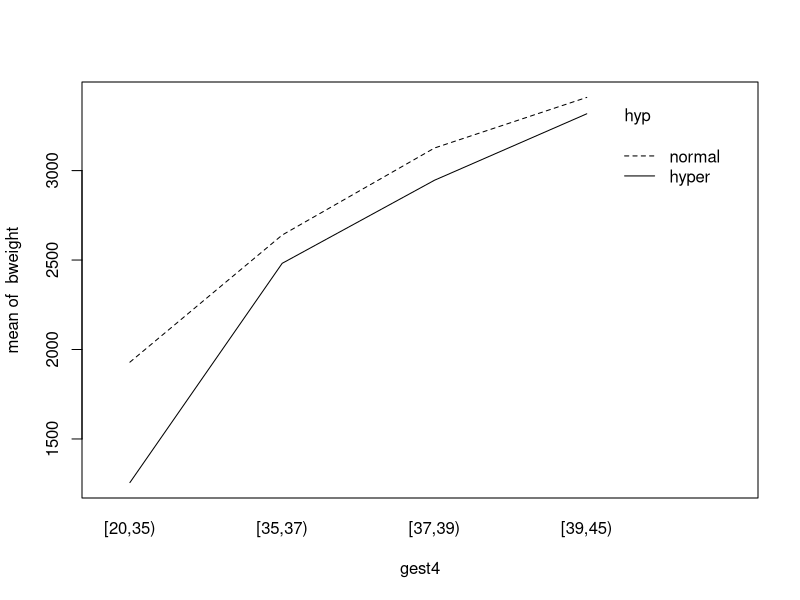
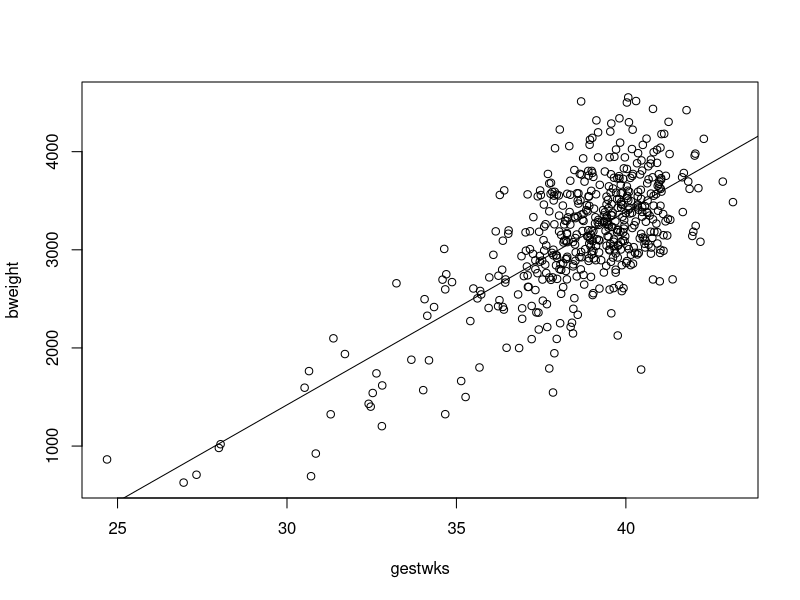
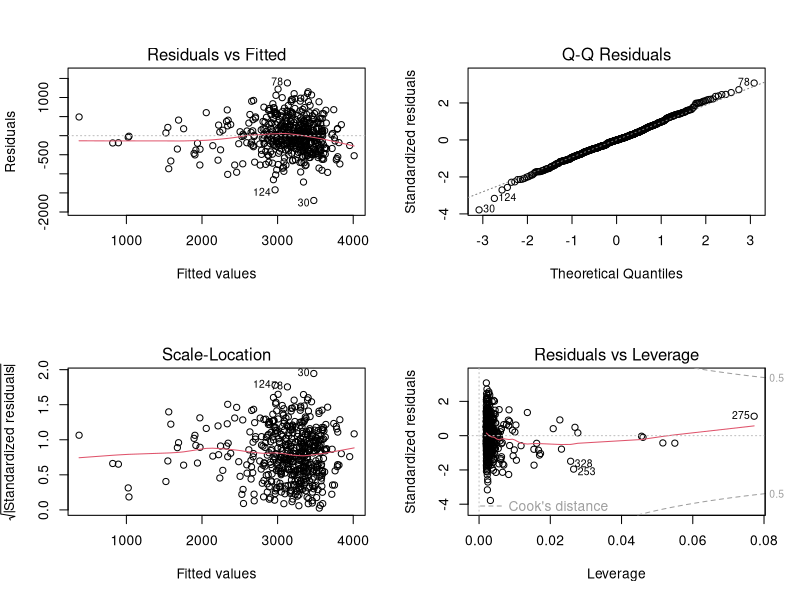
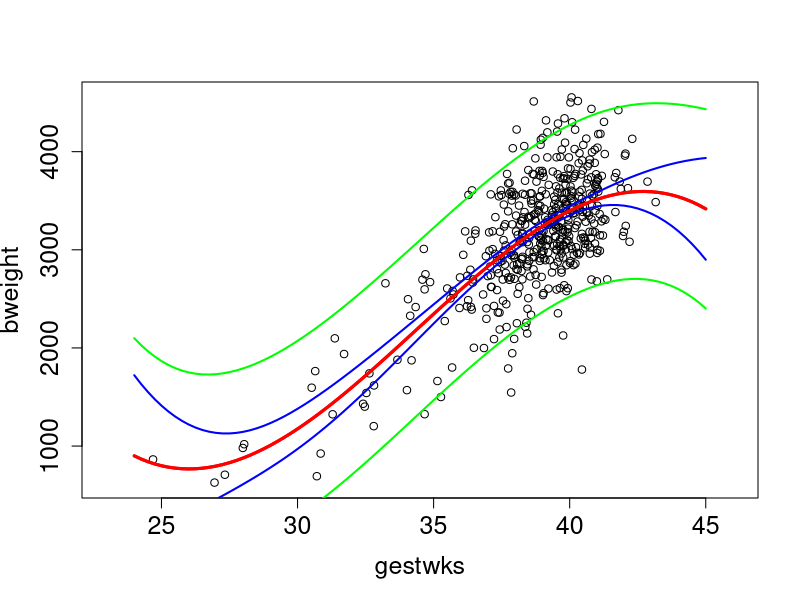
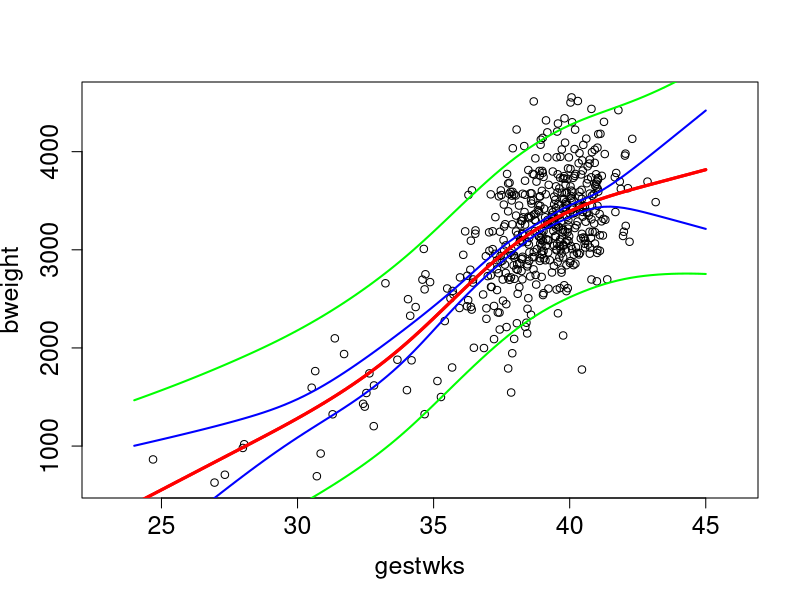
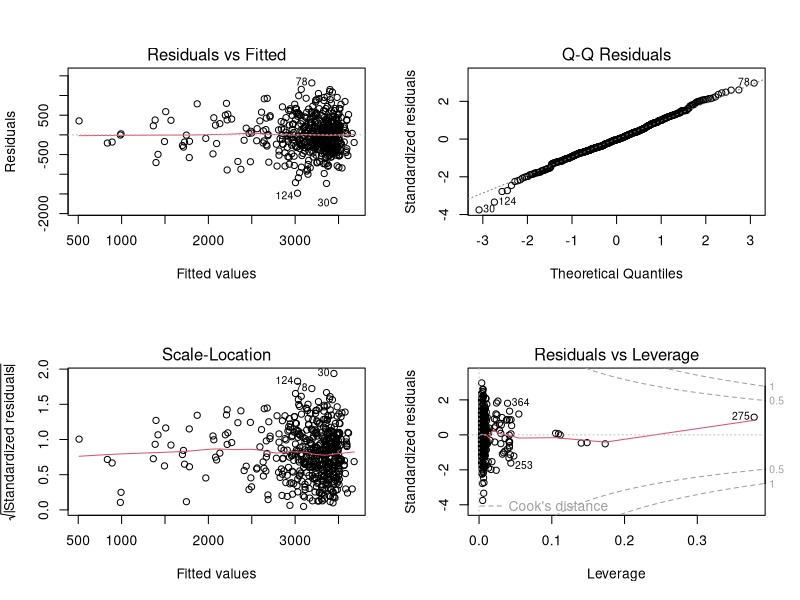
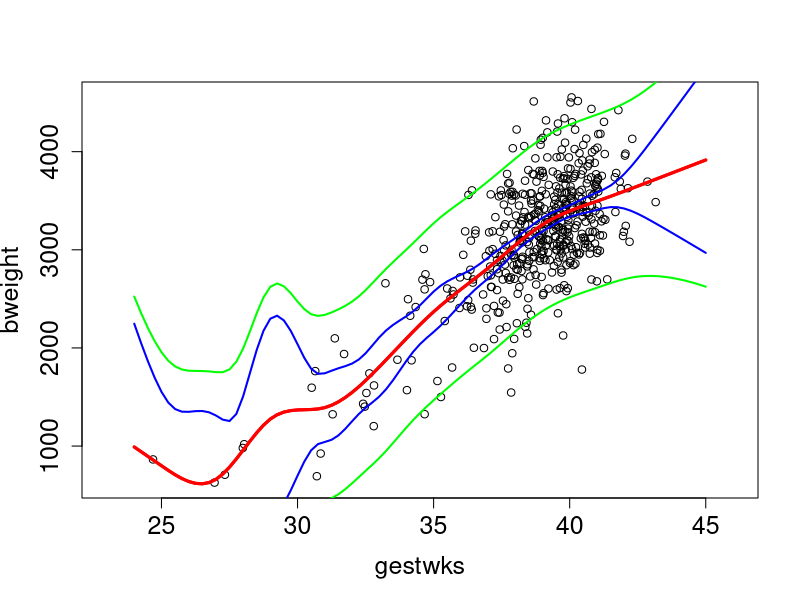
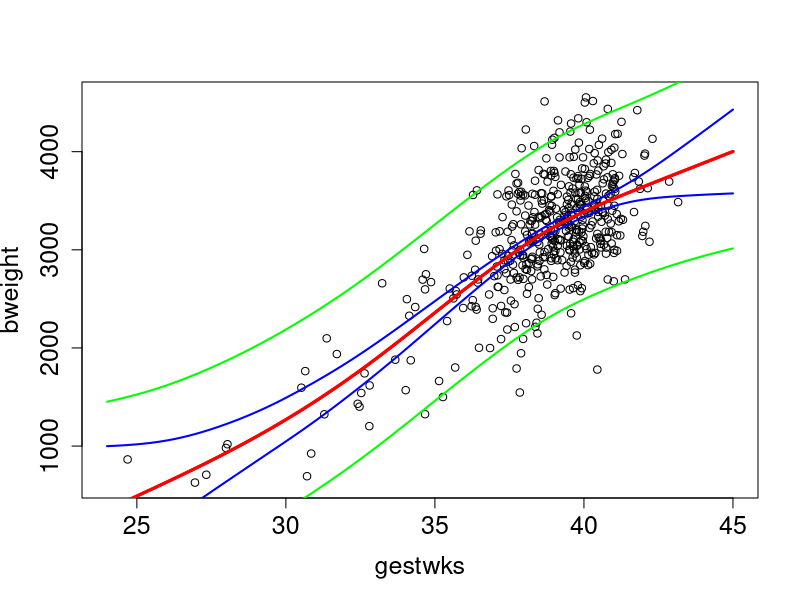

The R source for these figures, in order:
### R code from vignette source '/home/runner/work/SPE/SPE/build/effects-s.rnw'

###################################################
### code chunk number 1: Run births-house
###################################################
library(Epi)
data(births)
str(births)


###################################################
### code chunk number 2: effects-s.rnw:80-86
###################################################
births$hyp <- factor(births$hyp, labels = c("normal", "hyper"))
births$sex <- factor(births$sex, labels = c("M", "F"))
births$agegrp <- cut(births$matage, 
    breaks = c(20, 25, 30, 35, 40, 45), right = FALSE)
births$gest4 <- cut(births$gestwks, 
    breaks = c(20, 35, 37, 39, 45), right = FALSE)


###################################################
### code chunk number 3: summary
###################################################
summary(births)
with(births, sd(bweight) )


###################################################
### code chunk number 4: t test for sex on bweight
###################################################
with( births, t.test(bweight ~ sex, var.equal=T) )


###################################################
### code chunk number 5: Effects of sex on bweight
###################################################
effx(response=bweight, type="metric", exposure=sex, data=births)


###################################################
### code chunk number 6: Table of mean birth weight by sex
###################################################
stat.table(sex, mean(bweight), data=births)


###################################################
### code chunk number 7: lm of bweight by sex
###################################################
m1 <- glm(bweight ~ sex, family=gaussian, data=births)
summary(m1)


###################################################
### code chunk number 8: ci.lin of bweight by sex
###################################################
round( ci.lin(m1)[ , c(1,5,6)] , 1)


###################################################
### code chunk number 9: Effects of hyp on bweight
###################################################
effx(response=bweight, type="metric", exposure=hyp, data=births)


###################################################
### code chunk number 10: Effects of gest4 (four levels) on bweight
###################################################
effx(response=bweight,typ="metric",exposure=gest4,data=births)


###################################################
### code chunk number 11: Table of mean bweight by gest4
###################################################
stat.table(gest4,mean(bweight),data=births)


###################################################
### code chunk number 12: lm of gest4 on bweight
###################################################
m2 <- lm(bweight ~ gest4, data = births)
round( ci.lin(m2)[ , c(1,5,6)] , 1)


###################################################
### code chunk number 13: bweight-by-hyp-gest4
###################################################
par(mfrow=c(1,1))
with( births, interaction.plot(gest4, hyp, bweight) )


###################################################
### code chunk number 14: Effect of hyp on bweight stratified by gest4
###################################################
effx(bweight, type="metric", exposure=hyp, strata=gest4,data=births)


###################################################
### code chunk number 15: lm for hyp on bweight stratified by gest4
###################################################
m3 <- lm(bweight ~ gest4/hyp, data = births)
round( ci.lin(m3)[ , c(1,5,6)], 1) 


###################################################
### code chunk number 16: lmI for hyp on bweight stratified by gest4
###################################################
m3I <- lm(bweight ~ gest4 + hyp + gest4:hyp, data = births)
round( ci.lin(m3I)[ , c(1,5,6)], 1) 


###################################################
### code chunk number 17: lmIb for hyp on bweight stratified by gest4b
###################################################
births$gest4b <- Relevel( births$gest4, ref = 4)
m3Ib <- lm(bweight ~ gest4b*hyp, data = births)
round( ci.lin(m3Ib)[ , c(1,5,6)], 1) 


###################################################
### code chunk number 18: lmI for hyp on bweight stratified by gest4
###################################################
m3M <- lm(bweight ~ gest4 + hyp, data = births)
round( ci.lin(m3M)[ , c(1,5,6)], 1) 


###################################################
### code chunk number 19: test for hyp-gest4 interaction on bweight
###################################################
anova(m3I, m3M)


###################################################
### code chunk number 20: Effects of hyp on lowbw stratified by sex
###################################################
effx(bweight, type="metric", exposure=hyp, strata= sex, data=births)
m4S <- lm(bweight ~ sex/hyp, data = births)
round( ci.lin(m4S)[ , c(1,5,6)], 1) 
m4I <- lm(bweight ~ sex + hyp + sex:hyp, data = births)
round( ci.lin(m4I)[ , c(1,5,6)], 1) 


###################################################
### code chunk number 21: Effect of hyp on bweight controlled for sex
###################################################
effx(bweight, type="metric", exposure=hyp, control=sex, data=births)


###################################################
### code chunk number 22: lm for hyp on bweight controlled for sex
###################################################
m4 <- lm(bweight ~ sex + hyp, data = births)
ci.lin(m4)[ , c(1,5,6)]  


###################################################
### code chunk number 23: Linear effect of gestwks on bweight
###################################################
effx(response=bweight, type="metric", exposure=gestwks,data=births)
m5 <- lm(bweight ~ gestwks, data=births) ; ci.lin(m5)[ , c(1,5,6)]


###################################################
### code chunk number 24: Linear effect of gestwks on lowbw
###################################################
effx(response=lowbw, type="binary", exposure=gestwks,data=births)


###################################################
### code chunk number 25: Linear effect of gestwks on bweight stratified by agegrp
###################################################
effx(bweight, type="metric", exposure=gestwks, strata=agegrp, data=births)


###################################################
### code chunk number 26: Plot-bweight-by-gestwks
###################################################
with(births, plot(gestwks,bweight))
abline(m5)


###################################################
### code chunk number 27: bweight-gestwks-m5-diag
###################################################
par(mfrow=c(2,2))
plot(m5)


###################################################
### code chunk number 28: bweight-by-gestwks-cubic
###################################################
m6 <- update(m5, . ~ .  + I(gestwks^2) + I(gestwks^3))
round(ci.lin(m6)[, c(1,5,6)], 1)


###################################################
### code chunk number 29: bweight-by-gestwks-cubic-ortog
###################################################
births2 <- subset(births, !is.na(gestwks))
m.ortpoly <- lm(bweight ~ poly(gestwks, 3), data= births2 )
round(ci.lin(m.ortpoly)[, c(1,5,6)], 1)
anova(m5, m.ortpoly)


###################################################
### code chunk number 30: bweight-by-gestwks-cubic-pred
###################################################
nd <- data.frame(gestwks = seq(24, 45, by = 0.25) ) 
fit.poly <- predict( m.ortpoly, newdata=nd, interval="conf" )
pred.poly <- predict( m.ortpoly, newdata=nd, interval="pred" )
par(mfrow=c(1,1))
with( births, plot( bweight ~ gestwks, xlim = c(23, 46), cex.axis= 1.5, cex.lab = 1.5 )  )
matlines( nd$gestwks, fit.poly, lty=1, lwd=c(3,2,2), col=c('red','blue','blue') )
matlines( nd$gestwks, pred.poly, lty=1, lwd=c(3,2,2), col=c('red','green','green') )


###################################################
### code chunk number 31: bweight-gestwks-Ns5
###################################################
library(splines)
mNs5 <- lm( bweight ~ Ns( gestwks, 
        knots = c(28,34,38,40,43)), data = births)
round(ci.lin(mNs5)[ , c(1,5,6)], 1)


###################################################
### code chunk number 32: Ns5-pred
###################################################
fit.Ns5 <- predict( mNs5, newdata=nd, interval="conf" )
pred.Ns5 <- predict( mNs5, newdata=nd, interval="pred" )
with( births, plot( bweight ~ gestwks, xlim = c(23, 46), cex.axis= 1.5, cex.lab = 1.5 )  )
matlines( nd$gestwks, fit.Ns5, lty=1, lwd=c(3,2,2), col=c('red','blue','blue') )
matlines( nd$gestwks, pred.Ns5, lty=1, lwd=c(3,2,2), col=c('red','green','green') )


###################################################
### code chunk number 33: cubic-diag
###################################################
par(mfrow=c(2,2))
plot(mNs5)


###################################################
### code chunk number 34: bweigth-gestwks-Ns10
###################################################
mNs10 <- lm( bweight ~ Ns( gestwks, 
        knots = seq(25, 43, by = 2)), data = births)
round(ci.lin(mNs10)[ , c(1,5,6)], 1)
fit.Ns10 <- predict( mNs10, newdata=nd, interval="conf" )
pred.Ns10 <- predict( mNs10, newdata=nd, interval="pred" )
par(mfrow=c(1,1))
with( births, plot( bweight ~ gestwks, xlim = c(23, 46), cex.axis= 1.5, cex.lab = 1.5 )  )
matlines( nd$gestwks, fit.Ns10, lty=1, lwd=c(3,2,2), col=c('red','blue','blue') )
matlines( nd$gestwks, pred.Ns10, lty=1, lwd=c(3,2,2), col=c('red','green','green') )


###################################################
### code chunk number 35: bweight-gestwks-mPen
###################################################
library(mgcv)
mPen <- gam( bweight ~ s(gestwks), data = births)		
summary(mPen)	


###################################################
### code chunk number 36: mPen-sig2
###################################################
mPen$sig2
sqrt(mPen$sig2)


###################################################
### code chunk number 37: bweight-gestwks-mPen-plot
###################################################
pr.Pen <- predict( mPen, newdata=nd, se.fit=T)
par(mfrow=c(1,1))
with( births, plot( bweight ~ gestwks, xlim = c(24, 45), cex.axis= 1.5, cex.lab = 1.5 )  )
matlines( nd$gestwks, cbind(pr.Pen$fit, 
  pr.Pen$fit - 2*pr.Pen$se.fit, pr.Pen$fit + 2*pr.Pen$se.fit),  
  lty=1, lwd=c(3,2,2), col=c('red','blue','blue') )
matlines( nd$gestwks, cbind(pr.Pen$fit, 
  pr.Pen$fit - 2*sqrt( pr.Pen$se.fit^2 + mPen$sig2), 
  pr.Pen$fit + 2*sqrt( pr.Pen$se.fit^2 + mPen$sig2)),  
  lty=1, lwd=c(3,2,2), col=c('red','green','green')  )


###################################################
### code chunk number 38: Get the UCBAdmissions data
###################################################
UCBAdmissions


###################################################
### code chunk number 39: Convert the 2x2x6 contingency table to a data frame
###################################################
ucb <- as.data.frame(UCBAdmissions)
head(ucb)


###################################################
### code chunk number 40: Convert Admit to numeric coded 0/1
###################################################
ucb$Admit <- as.numeric(ucb$Admit)-1


###################################################
### code chunk number 41: Effect of Gender on Admit
###################################################
effx(Admit,type="binary",exposure=Gender,weights=Freq,data=ucb)


###################################################
### code chunk number 42: Effect of Gender stratified by Dept
###################################################
effx(Admit,type="binary",exposure=Gender,strata=Dept,weights=Freq,data=ucb)


###################################################
### code chunk number 43: Effect of Gender controlled for Dept
###################################################
effx(Admit,type="binary",exposure=Gender,control=Dept,weights=Freq,data=ucb)
